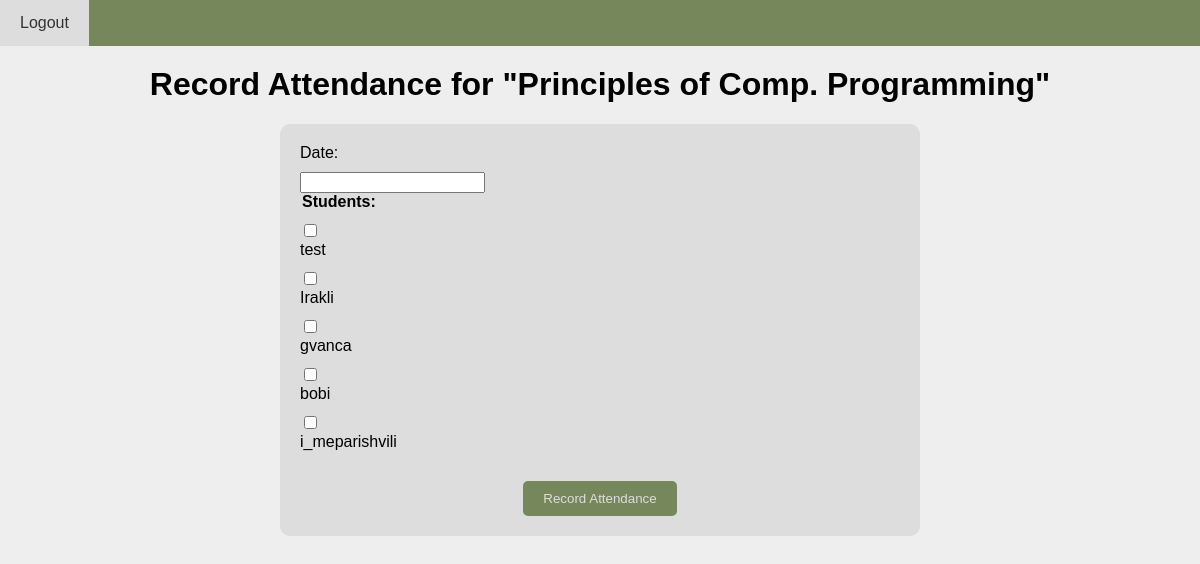
Screenshot of /student/record-attendance/1/ with the database file from the repository.
### student/models.py (models this page shows)
class Subject(models.Model):
    lecturers = models.ManyToManyField('Lecturer', related_name='subjects')
    title = models.CharField(max_length=255, verbose_name=_("Subject Name"))
    description = models.TextField(verbose_name=_("Subject Description"))
    syllabus = models.FileField(upload_to='syllabus/', verbose_name=_("Syllabus"))
    faculties = models.ManyToManyField(Faculty, related_name='subjects')
    def __str__(self):
        return self.title
    class Meta:
        verbose_name = _('Subject')
        verbose_name_plural = _('Subjects')

class CustomUser(AbstractUser):
    is_student = models.BooleanField(default=False)
    is_lecturer = models.BooleanField(default=False)
    subjects = models.ManyToManyField('Subject', related_name='students',
                                      verbose_name=_('Subjects'))
    def __str__(self):
        return self.username

### student/views.py (the view)
# urls.py: path('record-attendance/<int:subject_id>/', views.record_attendance, name='record_attendance'),
def record_attendance(request, subject_id):
    subject = get_object_or_404(Subject, pk=subject_id)
    students = CustomUser.objects.filter(student_profile__subjects=subject)
    if request.method == 'POST':
        form = AttendanceForm(request.POST)
        if form.is_valid():
            attendance = form.save(commit=False)
            attendance.subject = subject
            attendance.save()
            form.save_m2m()
            messages.success(request, 'Attendance recorded successfully.')
            return redirect('record_attendance', subject_id=subject_id)
        else:
            for field, errors in form.errors.items():
                for error in errors:
                    messages.error(request, f"Error in {field}: {error}")
    else:
        form = AttendanceForm()
    return render(request, 'record_attendance.html', {'form': form, 'subject': subject, 'students': students})

### student/forms.py
class AttendanceForm(forms.ModelForm):
    class Meta:
        model = Attendance
        fields = ['date', 'students']

### student/templates/record_attendance.html (shortened to what this page needs)
<!DOCTYPE html>
<html lang="en">
<head>
</head>
<nav>
    <a href="{% url 'logout_' %}">Logout</a>
</nav>
<body>
    <h1>Record Attendance for "{{ subject }}"</h1>
    <form method="post">
        <label for="id_date">Date:</label>
        {{ form.date }}
        <fieldset>
            <legend>Students:</legend>
            {% for student in students %}
                <div>
                    <input type="checkbox" id="student_{{ student.id }}" name="students" value="{{ student.id }}">
                    <label for="student_{{ student.id }}">{{ student }}</label>
                </div>
            {% endfor %}
        </fieldset>
        <button type="submit">Record Attendance</button>
    </form>
</body>
</html>

### student/templates/record_attendance.html (style rules this page uses)
body { font-family: Arial, sans-serif; margin: 0; padding: 0; background-color: #EEEEEE; }
h1 { text-align: center; margin-top: 20px; }
form { max-width: 600px; margin: 0 auto; padding: 20px; background-color: #DDDDDD; border-radius: 10px; }
label { display: block; margin-bottom: 10px; }
fieldset { border: none; margin: 0; padding: 0; }
legend { font-weight: bold; margin-bottom: 10px; }
input[type="checkbox"] { margin-right: 10px; }
button { display: block; margin: 20px auto 0; padding: 10px 20px; background-color: #76885B; color: #DDDDDD; border: none; border-radius: 5px; cursor: pointer; }
nav { background-color: #76885B; overflow: hidden; }
nav a { float: left; display: block; color: #DDDDDD; text-align: center; padding: 14px 20px; text-decoration: none; }

### rows the page displays
Subject: title "Principles of Comp. Programming"
CustomUser: username "test"
CustomUser: username "Irakli"
CustomUser: username "gvanca"
CustomUser: username "bobi"
CustomUser: username "i_meparishvili"
